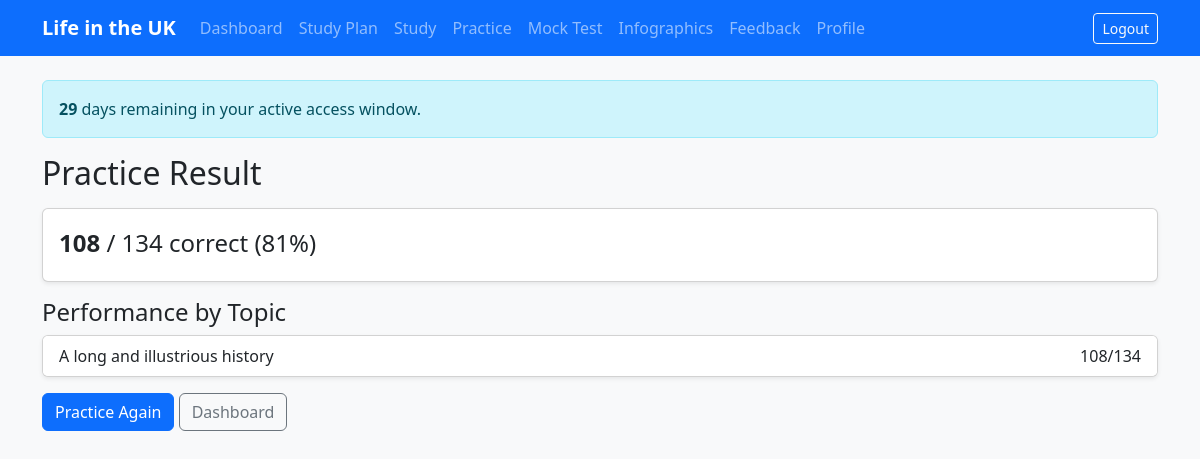
The app's page /practice/11/result/ (signed in) with its own data.
### practice/models.py (models this page shows, shortened)
class PracticeSession(models.Model):
    MODE_RANDOM_10 = "random_10"
    MODE_RANDOM_20 = "random_20"
    MODE_RANDOM_30 = "random_30"
    MODE_UNANSWERED = "unanswered"
    MODE_ALL = "all"
    MODE_CHOICES = [
        (MODE_RANDOM_10, "Random 10"),
        (MODE_RANDOM_20, "Random 20"),
        (MODE_RANDOM_30, "Random 30"),
        (MODE_UNANSWERED, "Unanswered"),
        (MODE_ALL, "All"),
    ]
    user = models.ForeignKey(settings.AUTH_USER_MODEL, on_delete=models.CASCADE, related_name="practice_sessions")
    mode = models.CharField(max_length=20, choices=MODE_CHOICES)
    selected_topics = models.JSONField(default=list)
    question_ids = models.JSONField(default=list)
    started_at = models.DateTimeField(auto_now_add=True)
    ended_at = models.DateTimeField(null=True, blank=True)
    total_questions = models.PositiveIntegerField(default=0)
    correct_answers = models.PositiveIntegerField(default=0)
    score_percent = models.PositiveIntegerField(default=0)

### content/models.py (models this page shows, shortened)
class Topic(models.Model):
    code = models.PositiveSmallIntegerField(unique=True)
    name = models.CharField(max_length=200)
    class Meta:
        ordering = ["code"]

### practice/views.py (the view)
# urls.py: path("<int:session_id>/result/", views.practice_result, name="result"),
@login_required
def practice_result(request, session_id):
    session = get_object_or_404(PracticeSession, id=session_id, user=request.user)
    responses = session.responses.select_related("question__topic", "selected_option")
    correct = sum(1 for r in responses if r.is_correct)
    total = session.total_questions
    if session.ended_at is None:
        session.correct_answers = correct
        session.score_percent = round((correct / total) * 100) if total else 0
        session.ended_at = timezone.now()
        session.save()
    topic_stats = {}
    for r in responses:
        name = r.question.topic.name
        bucket = topic_stats.setdefault(name, {"correct": 0, "total": 0})
        bucket["total"] += 1
        if r.is_correct:
            bucket["correct"] += 1
    return render(request, "practice/result.html", {
        "session": session,
        "correct": correct,
        "total": total,
        "responses": responses,
        "topic_stats": topic_stats,
    })

### accounts/context_processors.py (called while the page is built)
def active_window(request):
    user = getattr(request, "user", None)
    if user is not None and user.is_authenticated and not user.is_superuser:
        return {
            "remaining_days": user.get_remaining_days(),
            "membership_active": user.is_membership_active,
        }
    return {"remaining_days": None, "membership_active": None}

### accounts/models.py (called while the page is built)
    @property
    def is_membership_active(self):
        return bool(self.active_until and timezone.now() <= self.active_until)

    def get_remaining_days(self):
        if not self.active_until:
            return 0
        delta = self.active_until - timezone.now()
        if delta.total_seconds() <= 0:
            return 0
        return delta.days + (1 if delta.seconds > 0 else 0)

### templates/practice/result.html (shortened to what this page needs)
{% extends "base.html" %}
{% block content %}
<h2 class="mb-3">Practice Result</h2>
<div class="card shadow-sm mb-3">
  <div class="card-body">
    <p class="fs-4 mb-1"><strong>{{ correct }}</strong> / {{ total }} correct ({{ session.score_percent }}%)</p>
  </div>
</div>
<h4>Performance by Topic</h4>
<div class="card shadow-sm mb-3">
  <ul class="list-group list-group-flush">
    {% for name, stats in topic_stats.items %}
    <li class="list-group-item">
      <div class="d-flex justify-content-between"><span>{{ name }}</span><span>{{ stats.correct }}/{{ stats.total }}</span></div>
    </li>
    {% endfor %}
  </ul>
</div>
<a class="btn btn-primary" href="{% url 'practice:setup' %}">Practice Again</a>
<a class="btn btn-outline-secondary" href="{% url 'analytics:dashboard' %}">Dashboard</a>
{% endblock %}

### static/css/app.css (style rules this page uses)
body { font-family: system-ui, -apple-system, "Segoe UI", Roboto, sans-serif; }

### records on screen
PracticeSession: score_percent "81"
Topic: topic_stats "A long and illustrious history"

### other values on screen
{{ remaining_days }} "29"
{{ correct }} "108"
{{ total }} "134"
{{ stats.correct }} "108"
{{ stats.total }} "134"
